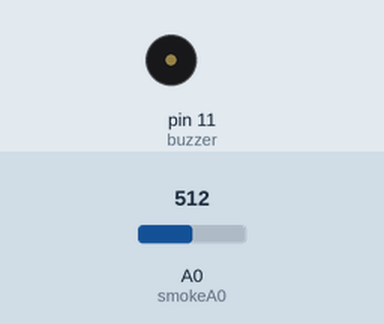
Recording of a sketch running on a simulated Arduino Uno, built with avr-gcc and run on an emulated ATmega328P. Parts: buzzer (waves = sounding). The test bench sets the inputs (shaded band); at power-on: A0 (smokeA0) = 512. What the sketch prints to the serial monitor is not drawn.

Above: at 2.3 s.
3.3 s: A0 (smokeA0) set to 211
6.8 s: A0 (smokeA0) set to 191
At 7.4 s:
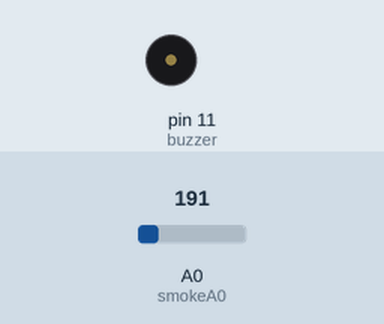
9.5 s: A0 (smokeA0) set to 210
At 13.4 s:
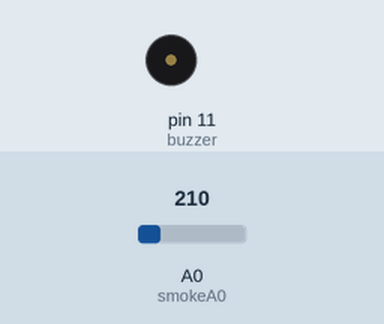
13.5 s: A0 (smokeA0) set to 190
At 14.3 s:
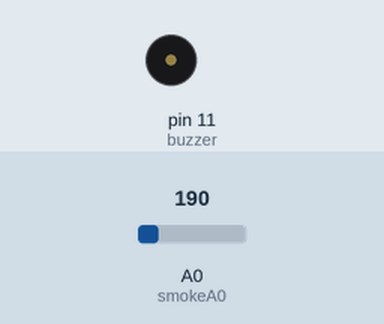
Timing chart, 0 to 16.0 s (numbered marks = the images above; inputs shaded):
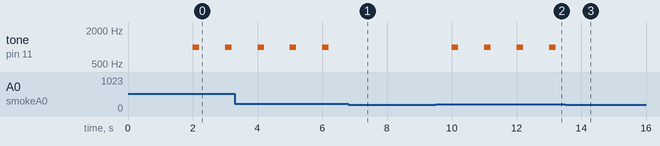

The sketch:

smoke.ino
```cpp
// Copy this code to Arduino Studio
//
// ScienceGully

int smokeA0=A0;
int buzzer =11;
float sensorValue;
void setup() {
  pinMode(buzzer,OUTPUT);
  pinMode(smokeA0,INPUT);
   Serial.begin(9600); // sets the serial port to 9600
  Serial.println("Gas sensor warming up!");
  delay(2000); // allow the MQ-6 to warm up
  noTone(buzzer);

}

void loop() {
  sensorValue=analogRead(smokeA0);
  Serial.println(sensorValue);
  if(sensorValue > 200)
  {
    Serial.print(" | Smoke detected!");
    tone(buzzer,1000,200);
  }
  else
  {
    Serial.print(" | Smoke  not detected!");

    noTone(buzzer);

  }
  delay(1000); // wait 2s for next reading
}
```

Measured:
- the behaviour switches between 201 and 200 on A0 (smokeA0) (found by bisection; images 0 and 1)
- after the input at 6.8 s, tone on pin 11 (buzzer): stops changing and stays silent
- after the input at 9.5 s, tone on pin 11 (buzzer): alternates 1000 Hz for 0.20 s and silent for 0.80 s, starting after 0.51 s
- after the input at 13.5 s, tone on pin 11 (buzzer): stops changing and stays silent
- by itself, tone on pin 11 (buzzer): alternates 1000 Hz for 0.20 s and silent for 0.80 s
